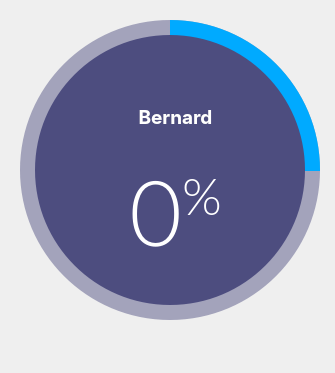
<?xml version="1.0" encoding="UTF-8"?>
<ui version="4.0">
 <class>ringProgress</class>
 <widget class="QMainWindow" name="ringProgress">
  <property name="geometry">
   <rect>
    <x>0</x>
    <y>0</y>
    <width>335</width>
    <height>373</height>
   </rect>
  </property>
  <property name="windowTitle">
   <string>GuiQt</string>
  </property>
  <widget class="QWidget" name="centralwidget">
   <widget class="QFrame" name="circularProgressBarBase">
    <property name="geometry">
     <rect>
      <x>10</x>
      <y>10</y>
      <width>320</width>
      <height>320</height>
     </rect>
    </property>
    <property name="frameShape">
     <enum>QFrame::NoFrame</enum>
    </property>
    <property name="frameShadow">
     <enum>QFrame::Raised</enum>
    </property>
    <widget class="QFrame" name="circularProgress">
     <property name="geometry">
      <rect>
       <x>10</x>
       <y>10</y>
       <width>300</width>
       <height>300</height>
      </rect>
     </property>
     <property name="styleSheet">
      <string notr="true">QFrame {
	border-radius: 150px;
	background-color: qconicalgradient(cx:0.5, cy:0.5, angle:90, stop:0.749 rgba(255, 0, 127, 0), stop:0.750 rgba(0, 170, 255, 255));
}
</string>
     </property>
     <property name="frameShape">
      <enum>QFrame::NoFrame</enum>
     </property>
     <property name="frameShadow">
      <enum>QFrame::Raised</enum>
     </property>
    </widget>
    <widget class="QFrame" name="circularBg">
     <property name="geometry">
      <rect>
       <x>10</x>
       <y>10</y>
       <width>300</width>
       <height>300</height>
      </rect>
     </property>
     <property name="styleSheet">
      <string notr="true">QFrame {
	border-radius: 150px;
	background-color: rgba(77, 77, 127, 120);
}</string>
     </property>
     <property name="frameShape">
      <enum>QFrame::NoFrame</enum>
     </property>
     <property name="frameShadow">
      <enum>QFrame::Raised</enum>
     </property>
    </widget>
    <widget class="QFrame" name="container">
     <property name="geometry">
      <rect>
       <x>25</x>
       <y>25</y>
       <width>270</width>
       <height>270</height>
      </rect>
     </property>
     <property name="styleSheet">
      <string notr="true">QFrame {
	border-radius: 135px;
	background-color: rgb(77, 77, 127);
}</string>
     </property>
     <property name="frameShape">
      <enum>QFrame::StyledPanel</enum>
     </property>
     <property name="frameShadow">
      <enum>QFrame::Raised</enum>
     </property>
     <widget class="QWidget" name="layoutWidget">
      <property name="geometry">
       <rect>
        <x>10</x>
        <y>50</y>
        <width>261</width>
        <height>181</height>
       </rect>
      </property>
      <layout class="QGridLayout" name="gridLayout">
       <item row="1" column="0">
        <widget class="QLabel" name="labelTitle">
         <property name="font">
          <font>
           <family>Inter Semi Bold</family>
           <pointsize>14</pointsize>
          </font>
         </property>
         <property name="styleSheet">
          <string notr="true">background-color:none;
color: #FFF;</string>
         </property>
         <property name="text">
          <string>&lt;html&gt;&lt;head/&gt;&lt;body&gt;&lt;p&gt;&lt;span style=&quot; font-weight:600;&quot;&gt;Bernard&lt;/span&gt;&lt;/p&gt;&lt;/body&gt;&lt;/html&gt;</string>
         </property>
         <property name="alignment">
          <set>Qt::AlignCenter</set>
         </property>
        </widget>
       </item>
       <item row="2" column="0">
        <widget class="QLabel" name="labelPercentage">
         <property name="font">
          <font>
           <family>Lato Light</family>
           <pointsize>68</pointsize>
           <weight>50</weight>
           <bold>false</bold>
          </font>
         </property>
         <property name="styleSheet">
          <string notr="true">background-color:none;
color: #FFF;</string>
         </property>
         <property name="text">
          <string>&lt;html&gt;&lt;head/&gt;&lt;body&gt;&lt;p&gt;0&lt;span style=&quot; font-size:58pt; vertical-align:super;&quot;&gt;%&lt;/span&gt;&lt;/p&gt;&lt;/body&gt;&lt;/html&gt;</string>
         </property>
         <property name="alignment">
          <set>Qt::AlignCenter</set>
         </property>
        </widget>
       </item>
      </layout>
     </widget>
    </widget>
    <zorder>circularBg</zorder>
    <zorder>circularProgress</zorder>
    <zorder>container</zorder>
   </widget>
  </widget>
  <widget class="QMenuBar" name="menubar">
   <property name="geometry">
    <rect>
     <x>0</x>
     <y>0</y>
     <width>335</width>
     <height>29</height>
    </rect>
   </property>
  </widget>
 </widget>
 <resources/>
 <connections/>
</ui>
